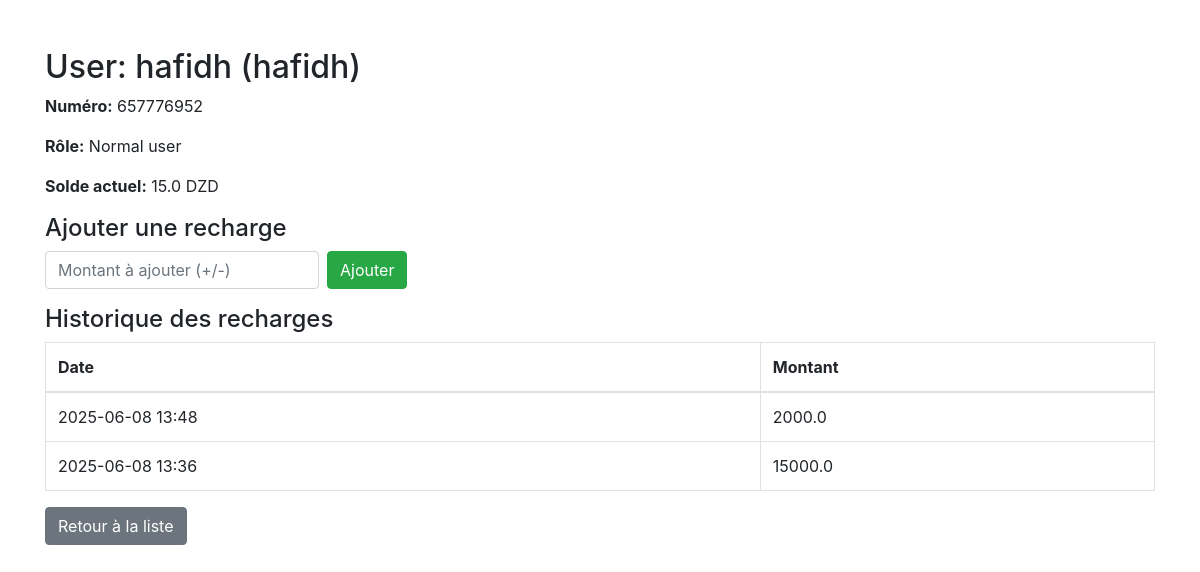
/admin/users/1, run on an earlier commit of the app's database.
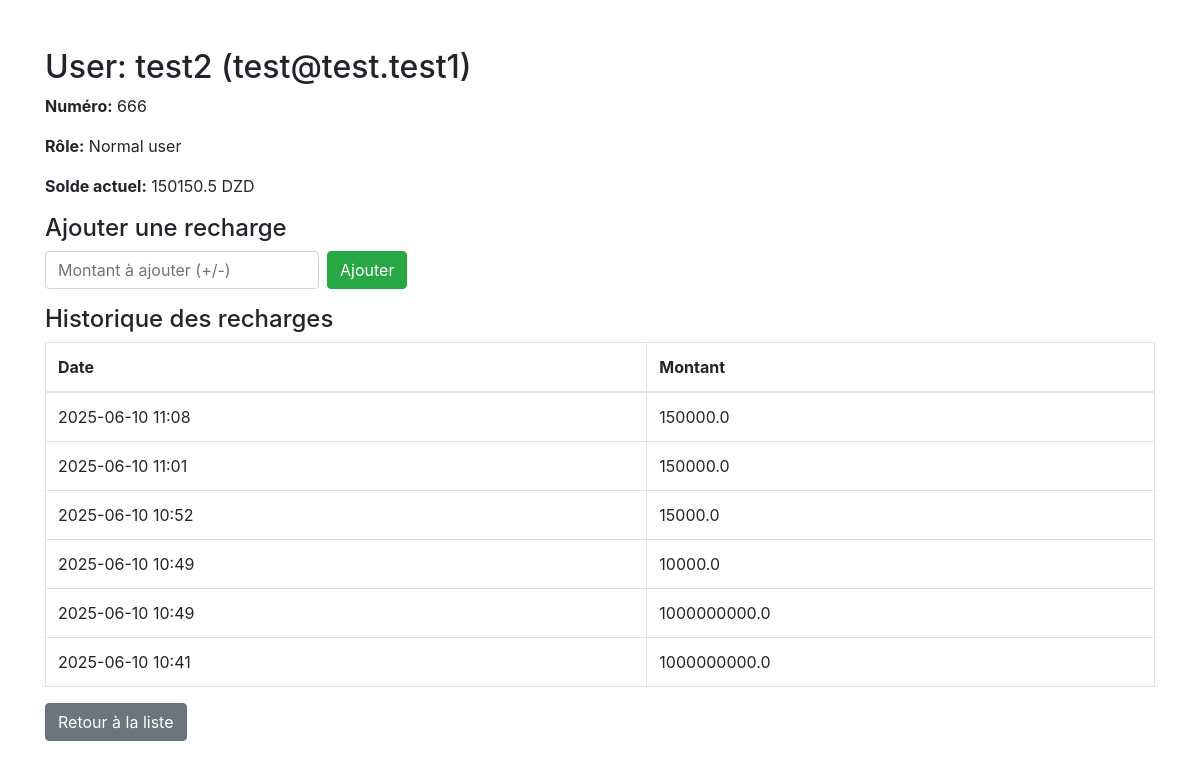
And on a later commit of the database.
### models.py (models this page shows)
class User(db.Model):
    __tablename__ = 'users'
    id = db.Column(db.Integer, primary_key=True)
    name = db.Column(db.String(100), nullable=False)
    email = db.Column(db.String(120), unique=True, nullable=False)
    number = db.Column(db.Integer,unique=True,nullable=False)
    password = db.Column(db.String(100), nullable=False)
    role = db.Column(db.String(20), default='Normal user')
    balance = db.Column(db.Float, default=0.0)
    bookings = db.relationship('Booking', backref='user')
    recharges = db.relationship('Recharge', backref='user')

class Recharge(db.Model):   #ychof + ymodifier
    __tablename__ = 'recharges'
    id = db.Column(db.Integer, primary_key=True)
    user_id = db.Column(db.Integer, db.ForeignKey('users.id'), nullable=False)
    amount = db.Column(db.Float, nullable=False)
    date = db.Column(db.DateTime, default=datetime.utcnow)

### admin_bcnslg_bleu.py (the view)
@admin_bp.route('/users/<int:user_id>')
def user_detail(user_id):
    user = get_user_by_id(user_id)
    if not user:
        return "User not found", 404
    balance = get_user_balance(user_id)
    recharges = get_user_recharges(user_id)
    return render_template('user_detail.html', user=user, balance=balance, recharges=recharges)

### data_access1.py (called while the page is built)
def get_user_balance(user_id):
    user = User.query.get(user_id)
    if not user:
        return 0.0
    return user.balance

def get_user_by_id(user_id):
    return User.query.get(user_id)

def get_user_recharges(user_id):
    return Recharge.query.filter_by(user_id=user_id).order_by(Recharge.date.desc()).all()

### templates/user_detail.html (shortened to what this page needs)
<!DOCTYPE html>
<html lang="en">
<head>
    <link rel="stylesheet" href="https://stackpath.bootstrapcdn.com/bootstrap/4.5.2/css/bootstrap.min.css">
</head>
<body>
<div class="container mt-5">
    <h2>User: {{ user.name }} ({{ user.email }})</h2>
    <p><strong>Numéro:</strong> {{ user.number }}</p>
    <p><strong>Rôle:</strong> {{ user.role }}</p>
    <p><strong>Solde actuel:</strong> {{ balance }} DZD</p>
    <h4>Ajouter une recharge</h4>
    <form method="post" action="{{ url_for('admin_bp.update_balance', user_id=user.id) }}" class="form-inline mb-3">
        <input type="number" step="0.01" name="balance" class="form-control mr-2" placeholder="Montant à ajouter (+/-)">
        <button type="submit" class="btn btn-success">Ajouter</button>
    </form>
    <h4>Historique des recharges</h4>
    <table class="table table-bordered">
        <thead>
            <tr>
                <th>Date</th>
                <th>Montant</th>
            </tr>
        </thead>
        <tbody>
            {% for recharge in recharges %}
            <tr>
                <td>{{ recharge.date.strftime('%Y-%m-%d %H:%M') }}</td>
                <td>{{ recharge.amount }}</td>
            </tr>
            {% endfor %}
        </tbody>
    </table>
    <a href="{{ url_for('admin_bp.users_page') }}" class="btn btn-secondary">Retour à la liste</a>
</div>
</body>
</html>

What changed in the data, as far as the page shows it:
no longer on this page (row edited): Recharge: date "2025-06-08 13:36", amount "15000.0"
changed User "Normal user": name "hafidh" → "test2"; email "hafidh" → "test@test.test1"; number "657776952" → "666"; balance "15.0" → "150150.5"
added Recharge: date "2025-06-10 11:08", amount "150000.0"
added Recharge: date "2025-06-10 11:01", amount "150000.0"
added Recharge: date "2025-06-10 10:52", amount "15000.0"
now on this page (row edited): Recharge: date "2025-06-10 10:49", amount "10000.0"
now on this page (row edited): Recharge: date "2025-06-10 10:49", amount "1000000000.0"
changed Recharge (number 6 of 6 on the later page): date "2025-06-08 13:48" → "2025-06-10 10:41"; amount "2000.0" → "1000000000.0"
